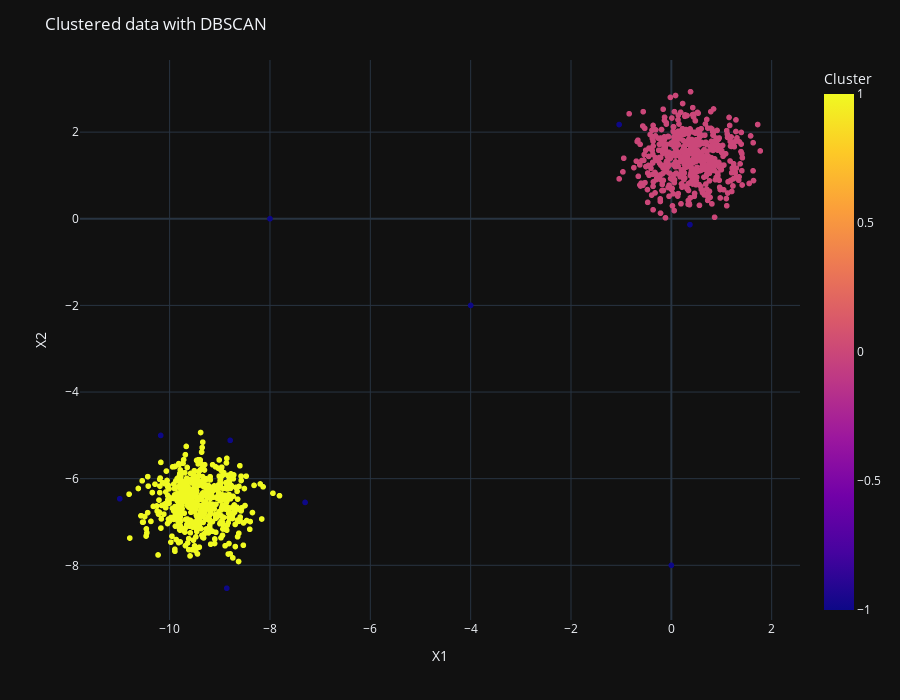

Notebook code cell kept with this figure:
### Code cell
dbscan = DBSCAN(eps=0.4)
display_categories(dbscan, two_blobs_outliers)

### Figure 1 — Plotly figure (JSON) as saved in the notebook; plotly's stock layout.template omitted (floating-point values rounded to 4 significant figures; data arrays with more than 128 entries replaced by an {"elided": "..."} marker saying what was removed)
{"data": [{"hovertemplate": "X1=%{x}<br>X2=%{y}<br>Cluster=%{marker.color}<extra></extra>", "legendgroup": "", "marker": {"color": {"elided": "1003 int values"}, "coloraxis": "coloraxis", "symbol": "circle"}, "mode": "markers", "name": "", "showlegend": false, "x": {"elided": "1003 float values"}, "xaxis": "x", "y": {"elided": "1003 float values"}, "yaxis": "y", "type": "scattergl"}], "layout": {"xaxis": {"anchor": "y", "domain": [0.0, 1.0], "title": {"text": "X1"}}, "yaxis": {"anchor": "x", "domain": [0.0, 1.0], "title": {"text": "X2"}}, "coloraxis": {"colorbar": {"title": {"text": "Cluster"}}, "colorscale": [[0.0, "#0d0887"], [0.1111, "#46039f"], [0.2222, "#7201a8"], [0.3333, "#9c179e"], [0.4444, "#bd3786"], [0.5556, "#d8576b"], [0.6667, "#ed7953"], [0.7778, "#fb9f3a"], [0.8889, "#fdca26"], [1.0, "#f0f921"]]}, "legend": {"tracegroupgap": 0}, "margin": {"t": 60}, "width": 900, "height": 700, "title": {"text": "Clustered data with DBSCAN"}}}
